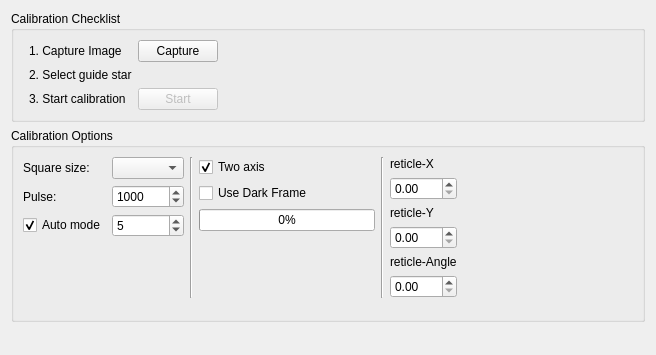
<?xml version="1.0" encoding="UTF-8"?>
<ui version="4.0">
 <class>rcalibrationClass</class>
 <widget class="QWidget" name="rcalibrationClass">
  <property name="geometry">
   <rect>
    <x>0</x>
    <y>0</y>
    <width>656</width>
    <height>355</height>
   </rect>
  </property>
  <property name="minimumSize">
   <size>
    <width>0</width>
    <height>0</height>
   </size>
  </property>
  <layout class="QVBoxLayout" name="verticalLayout_4">
   <item>
    <widget class="QGroupBox" name="groupBox_3">
     <property name="title">
      <string>Calibration Checklist</string>
     </property>
     <layout class="QHBoxLayout" name="horizontalLayout_3">
      <item>
       <layout class="QGridLayout" name="gridLayout">
        <item row="0" column="0">
         <widget class="KLed" name="captureLED" native="true">
          <property name="maximumSize">
           <size>
            <width>16</width>
            <height>16</height>
           </size>
          </property>
          <property name="color" stdset="0">
           <color>
            <red>200</red>
            <green>200</green>
            <blue>200</blue>
           </color>
          </property>
         </widget>
        </item>
        <item row="0" column="1">
         <widget class="QLabel" name="label_8">
          <property name="text">
           <string>1. Capture Image</string>
          </property>
         </widget>
        </item>
        <item row="0" column="2">
         <widget class="QPushButton" name="captureB">
          <property name="text">
           <string>Capture</string>
          </property>
         </widget>
        </item>
        <item row="1" column="0">
         <widget class="KLed" name="selectStarLED" native="true">
          <property name="maximumSize">
           <size>
            <width>16</width>
            <height>16</height>
           </size>
          </property>
          <property name="color" stdset="0">
           <color>
            <red>200</red>
            <green>200</green>
            <blue>200</blue>
           </color>
          </property>
         </widget>
        </item>
        <item row="1" column="1">
         <widget class="QLabel" name="label_9">
          <property name="text">
           <string>2. Select guide star</string>
          </property>
         </widget>
        </item>
        <item row="2" column="0">
         <widget class="KLed" name="startCalibrationLED" native="true">
          <property name="maximumSize">
           <size>
            <width>16</width>
            <height>16</height>
           </size>
          </property>
          <property name="color" stdset="0">
           <color>
            <red>200</red>
            <green>200</green>
            <blue>200</blue>
           </color>
          </property>
         </widget>
        </item>
        <item row="2" column="1">
         <widget class="QLabel" name="label_10">
          <property name="text">
           <string>3. Start calibration</string>
          </property>
         </widget>
        </item>
        <item row="2" column="2">
         <widget class="QPushButton" name="pushButton_StartCalibration">
          <property name="enabled">
           <bool>false</bool>
          </property>
          <property name="text">
           <string>Start</string>
          </property>
         </widget>
        </item>
       </layout>
      </item>
      <item>
       <spacer name="horizontalSpacer_4">
        <property name="orientation">
         <enum>Qt::Horizontal</enum>
        </property>
        <property name="sizeHint" stdset="0">
         <size>
          <width>276</width>
          <height>20</height>
         </size>
        </property>
       </spacer>
      </item>
     </layout>
    </widget>
   </item>
   <item>
    <widget class="QGroupBox" name="groupBox_ReticleCalibration_2">
     <property name="title">
      <string>Calibration Options</string>
     </property>
     <layout class="QVBoxLayout" name="verticalLayout_3">
      <item>
       <layout class="QHBoxLayout" name="horizontalLayout_2">
        <item>
         <layout class="QGridLayout" name="gridLayout_2">
          <item row="0" column="0">
           <widget class="QLabel" name="l_25">
            <property name="text">
             <string>Square size:</string>
            </property>
           </widget>
          </item>
          <item row="0" column="2">
           <widget class="QComboBox" name="comboBox_SquareSize"/>
          </item>
          <item row="1" column="0">
           <widget class="QLabel" name="l_29">
            <property name="text">
             <string>Pulse:</string>
            </property>
           </widget>
          </item>
          <item row="1" column="2">
           <widget class="QSpinBox" name="spinBox_Pulse">
            <property name="minimum">
             <number>100</number>
            </property>
            <property name="maximum">
             <number>5000</number>
            </property>
            <property name="singleStep">
             <number>100</number>
            </property>
            <property name="value">
             <number>1000</number>
            </property>
           </widget>
          </item>
          <item row="2" column="0" colspan="2">
           <widget class="QCheckBox" name="checkBox_AutoMode">
            <property name="text">
             <string>Auto mode</string>
            </property>
            <property name="checked">
             <bool>true</bool>
            </property>
           </widget>
          </item>
          <item row="2" column="2">
           <widget class="QSpinBox" name="spinBox_DriftTime">
            <property name="minimum">
             <number>3</number>
            </property>
            <property name="maximum">
             <number>10</number>
            </property>
            <property name="value">
             <number>5</number>
            </property>
           </widget>
          </item>
          <item row="3" column="1" colspan="2">
           <spacer name="verticalSpacer_2">
            <property name="orientation">
             <enum>Qt::Vertical</enum>
            </property>
            <property name="sizeHint" stdset="0">
             <size>
              <width>20</width>
              <height>40</height>
             </size>
            </property>
           </spacer>
          </item>
         </layout>
        </item>
        <item>
         <widget class="Line" name="line">
          <property name="orientation">
           <enum>Qt::Vertical</enum>
          </property>
         </widget>
        </item>
        <item>
         <layout class="QVBoxLayout" name="verticalLayout_2">
          <item>
           <widget class="QCheckBox" name="checkBox_TwoAxis">
            <property name="text">
             <string>Two axis</string>
            </property>
            <property name="checked">
             <bool>true</bool>
            </property>
           </widget>
          </item>
          <item>
           <widget class="QCheckBox" name="checkBox_DarkFrame">
            <property name="text">
             <string>Use Dark Frame</string>
            </property>
            <property name="checked">
             <bool>false</bool>
            </property>
           </widget>
          </item>
          <item>
           <layout class="QHBoxLayout" name="horizontalLayout">
            <item>
             <widget class="QProgressBar" name="progressBar">
              <property name="enabled">
               <bool>true</bool>
              </property>
              <property name="sizePolicy">
               <sizepolicy hsizetype="Expanding" vsizetype="Fixed">
                <horstretch>0</horstretch>
                <verstretch>0</verstretch>
               </sizepolicy>
              </property>
              <property name="maximum">
               <number>20</number>
              </property>
              <property name="value">
               <number>0</number>
              </property>
             </widget>
            </item>
           </layout>
          </item>
          <item>
           <spacer name="verticalSpacer_3">
            <property name="orientation">
             <enum>Qt::Vertical</enum>
            </property>
            <property name="sizeHint" stdset="0">
             <size>
              <width>20</width>
              <height>7</height>
             </size>
            </property>
           </spacer>
          </item>
         </layout>
        </item>
        <item>
         <widget class="Line" name="line_2">
          <property name="orientation">
           <enum>Qt::Vertical</enum>
          </property>
         </widget>
        </item>
        <item>
         <layout class="QVBoxLayout" name="verticalLayout">
          <item>
           <layout class="QVBoxLayout" name="verticalLayout_7">
            <item>
             <widget class="QLabel" name="l_26">
              <property name="text">
               <string>reticle-X</string>
              </property>
             </widget>
            </item>
            <item>
             <widget class="QDoubleSpinBox" name="spinBox_ReticleX"/>
            </item>
           </layout>
          </item>
          <item>
           <layout class="QVBoxLayout" name="verticalLayout_8">
            <item>
             <widget class="QLabel" name="l_27">
              <property name="text">
               <string>reticle-Y</string>
              </property>
             </widget>
            </item>
            <item>
             <widget class="QDoubleSpinBox" name="spinBox_ReticleY"/>
            </item>
           </layout>
          </item>
          <item>
           <layout class="QVBoxLayout" name="verticalLayout_12">
            <item>
             <widget class="QLabel" name="l_28">
              <property name="text">
               <string>reticle-Angle</string>
              </property>
             </widget>
            </item>
            <item>
             <widget class="QDoubleSpinBox" name="spinBox_ReticleAngle">
              <property name="maximum">
               <double>100.000000000000000</double>
              </property>
             </widget>
            </item>
           </layout>
          </item>
         </layout>
        </item>
        <item>
         <spacer name="horizontalSpacer">
          <property name="orientation">
           <enum>Qt::Horizontal</enum>
          </property>
          <property name="sizeHint" stdset="0">
           <size>
            <width>13</width>
            <height>14</height>
           </size>
          </property>
         </spacer>
        </item>
       </layout>
      </item>
      <item>
       <spacer name="verticalSpacer_4">
        <property name="orientation">
         <enum>Qt::Vertical</enum>
        </property>
        <property name="sizeHint" stdset="0">
         <size>
          <width>20</width>
          <height>12</height>
         </size>
        </property>
       </spacer>
      </item>
     </layout>
    </widget>
   </item>
   <item>
    <spacer name="verticalSpacer">
     <property name="orientation">
      <enum>Qt::Vertical</enum>
     </property>
     <property name="sizeHint" stdset="0">
      <size>
       <width>20</width>
       <height>7</height>
      </size>
     </property>
    </spacer>
   </item>
  </layout>
 </widget>
 <customwidgets>
  <customwidget>
   <class>KLed</class>
   <extends>QWidget</extends>
   <header>kled.h</header>
  </customwidget>
 </customwidgets>
 <resources/>
 <connections/>
</ui>
